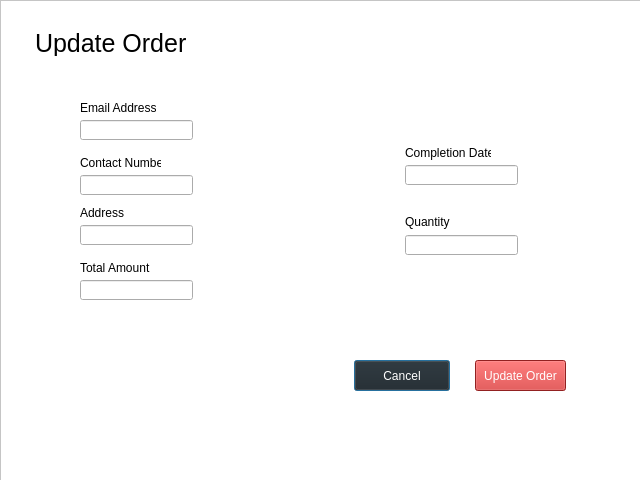
<?xml version="1.0" encoding="UTF-8"?>
<ui version="4.0">
 <class>UpdateOrder</class>
 <widget class="QDialog" name="UpdateOrder">
  <property name="geometry">
   <rect>
    <x>0</x>
    <y>0</y>
    <width>640</width>
    <height>480</height>
   </rect>
  </property>
  <property name="windowTitle">
   <string>Dialog</string>
  </property>
  <widget class="QFrame" name="frame">
   <property name="geometry">
    <rect>
     <x>0</x>
     <y>0</y>
     <width>641</width>
     <height>481</height>
    </rect>
   </property>
   <property name="styleSheet">
    <string notr="true">QFrame{
	background-color: rgb(255, 255, 255);
}
QLabel#AddOrder{
	font-size: 25px;
}
QLineEdit{
	width: 200px;
}
QPushButton#Cancel{	
	color: rgb(255, 255, 255);
	background-color: #202020;
}
QPushButton{	
	color: rgb(255, 255, 255);
	background-color: #CD2E2E;
}</string>
   </property>
   <property name="frameShape">
    <enum>QFrame::StyledPanel</enum>
   </property>
   <property name="frameShadow">
    <enum>QFrame::Raised</enum>
   </property>
   <widget class="QLabel" name="AddOrder">
    <property name="geometry">
     <rect>
      <x>35</x>
      <y>30</y>
      <width>156</width>
      <height>26</height>
     </rect>
    </property>
    <property name="text">
     <string>Update Order</string>
    </property>
   </widget>
   <widget class="QLineEdit" name="lineEdit_2">
    <property name="geometry">
     <rect>
      <x>80</x>
      <y>120</y>
      <width>113</width>
      <height>20</height>
     </rect>
    </property>
   </widget>
   <widget class="QLabel" name="label_2">
    <property name="geometry">
     <rect>
      <x>80</x>
      <y>100</y>
      <width>76</width>
      <height>16</height>
     </rect>
    </property>
    <property name="text">
     <string>Email Address</string>
    </property>
   </widget>
   <widget class="QLineEdit" name="lineEdit_3">
    <property name="geometry">
     <rect>
      <x>80</x>
      <y>175</y>
      <width>113</width>
      <height>20</height>
     </rect>
    </property>
   </widget>
   <widget class="QLabel" name="label_3">
    <property name="geometry">
     <rect>
      <x>80</x>
      <y>155</y>
      <width>81</width>
      <height>16</height>
     </rect>
    </property>
    <property name="text">
     <string>Contact Number</string>
    </property>
   </widget>
   <widget class="QLineEdit" name="lineEdit_4">
    <property name="geometry">
     <rect>
      <x>80</x>
      <y>280</y>
      <width>113</width>
      <height>20</height>
     </rect>
    </property>
   </widget>
   <widget class="QLabel" name="label_4">
    <property name="geometry">
     <rect>
      <x>80</x>
      <y>260</y>
      <width>76</width>
      <height>16</height>
     </rect>
    </property>
    <property name="text">
     <string>Total Amount</string>
    </property>
   </widget>
   <widget class="QLabel" name="label_10">
    <property name="geometry">
     <rect>
      <x>405</x>
      <y>145</y>
      <width>86</width>
      <height>16</height>
     </rect>
    </property>
    <property name="text">
     <string>Completion Date</string>
    </property>
   </widget>
   <widget class="QLineEdit" name="lineEdit_11">
    <property name="geometry">
     <rect>
      <x>405</x>
      <y>235</y>
      <width>113</width>
      <height>20</height>
     </rect>
    </property>
   </widget>
   <widget class="QLabel" name="label_12">
    <property name="geometry">
     <rect>
      <x>405</x>
      <y>215</y>
      <width>47</width>
      <height>14</height>
     </rect>
    </property>
    <property name="text">
     <string>Quantity</string>
    </property>
   </widget>
   <widget class="QLineEdit" name="lineEdit_13">
    <property name="geometry">
     <rect>
      <x>405</x>
      <y>165</y>
      <width>113</width>
      <height>20</height>
     </rect>
    </property>
   </widget>
   <widget class="QPushButton" name="Cancel">
    <property name="geometry">
     <rect>
      <x>354</x>
      <y>360</y>
      <width>96</width>
      <height>31</height>
     </rect>
    </property>
    <property name="text">
     <string>Cancel</string>
    </property>
   </widget>
   <widget class="QPushButton" name="AddOrder_3">
    <property name="geometry">
     <rect>
      <x>475</x>
      <y>360</y>
      <width>91</width>
      <height>31</height>
     </rect>
    </property>
    <property name="text">
     <string>Update Order</string>
    </property>
   </widget>
   <widget class="QLabel" name="label_14">
    <property name="geometry">
     <rect>
      <x>80</x>
      <y>205</y>
      <width>76</width>
      <height>16</height>
     </rect>
    </property>
    <property name="text">
     <string>Address</string>
    </property>
   </widget>
   <widget class="QLineEdit" name="lineEdit_14">
    <property name="geometry">
     <rect>
      <x>80</x>
      <y>225</y>
      <width>113</width>
      <height>20</height>
     </rect>
    </property>
   </widget>
  </widget>
 </widget>
 <resources/>
 <connections/>
</ui>
